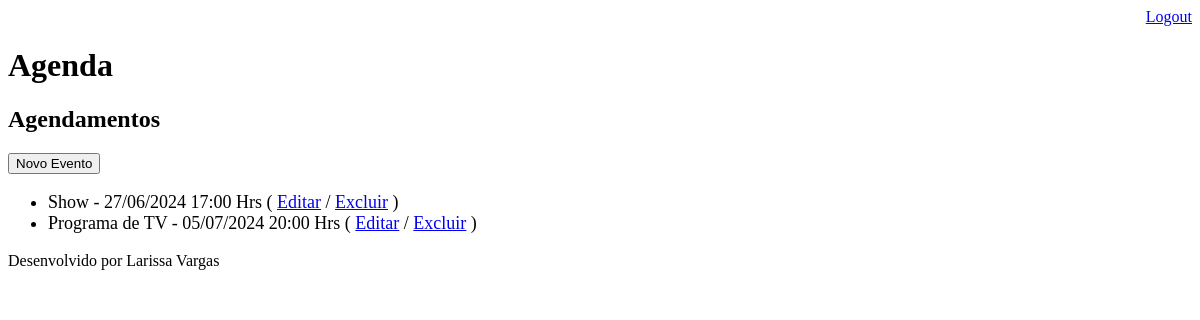
Page /agenda/ (signed in) on the earlier database version.
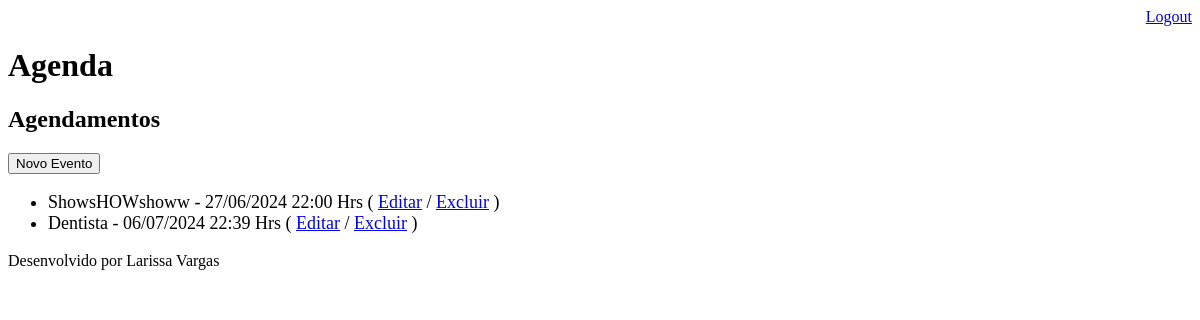
Same page on the later database version.
### core/models.py (models this page shows, shortened)
class Evento(models.Model):
    titulo = models.CharField(max_length=100)
    descricao = models.TextField(blank=True, null=True)
    data_evento = models.DateTimeField(verbose_name="Data do Evento")
    data_criacao = models.DateTimeField(auto_now=True)
    usuario = models.ForeignKey(User,on_delete=models.CASCADE)
    class Meta:
        db_table = "evento"
    def get_data_evento(self):
        return self.data_evento.strftime('%d/%m/%Y %H:%M Hrs')
    def get_evento_atrasado(self):
        if self.data_evento < datetime.now():
            return True
        else:
            return False

### core/views.py (the view)
# urls.py: path('agenda/',views.lista_eventos),
@login_required(login_url='/login/')
def lista_eventos(request):
    usuario= request.user
    evento = Evento.objects.filter(usuario=usuario)
    dados = {'eventos':evento}
    return render(request,'agenda.html',dados)

### templates/agenda.html (shortened to what this page needs)
{% extends "model-page.html" %}
{% block content %}
    <h2>Agendamentos</h2>
    <a href="evento/">
        <button type="button">Novo Evento</button>
    </a>
    <ul style="font-size: 18px">
    {% for evento in eventos %}
    <li>
        <div style=>
            {{evento.titulo}} - {{ evento.get_data_evento }}
            ( <a href="evento/?id={{ evento.id }}">Editar</a>
            / <a href="evento/delete/{{ evento.id }}/">Excluir</a> )
        </div>
    </li>
    {% endfor %}
    </ul>
{% endblock %}

### templates/model-page.html
<!DOCTYPE html>
<html lang="en">
<head>
    {% include "model-header.html" %}
</head>
<body>
    {% block content %} {% endblock %}
    {% include "model-footer.html" %}
</body>
</html>

### templates/model-header.html (shortened to what this page needs)
    <div align="right">
        <a href="/logout">Logout</a>
    </div>
    <h1>Agenda</h1>

### templates/model-footer.html
<p>Desenvolvido por Larissa Vargas</p>

Differences in the rows shown:
removed Evento: titulo "Programa de TV", get_data_evento "05/07/2024 20:00 Hrs"
changed Evento: titulo "Show" → "ShowsHOWshoww"; get_data_evento "27/06/2024 17:00 Hrs" → "27/06/2024 22:00 Hrs"
added Evento: titulo "Dentista", get_data_evento "06/07/2024 22:39 Hrs"
